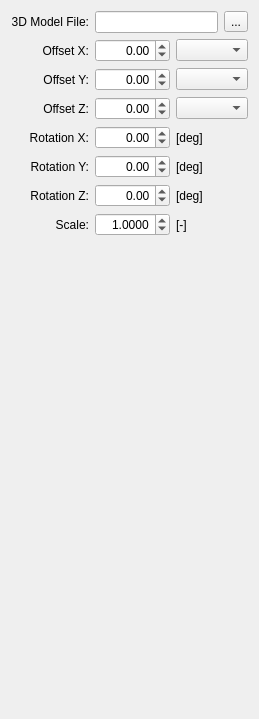
          <widget class="QWidget" name="tabModel3D">
           <attribute name="title">
            <string>3D Model</string>
           </attribute>
           <layout class="QGridLayout" name="gridLayout_20">
            <item row="0" column="0">
             <widget class="QLabel" name="labelModelFile">
              <property name="text">
               <string>3D Model File:</string>
              </property>
              <property name="alignment">
               <set>Qt::AlignRight|Qt::AlignTrailing|Qt::AlignVCenter</set>
              </property>
             </widget>
            </item>
            <item row="0" column="1" colspan="2">
             <layout class="QGridLayout" name="gridLayout_5">
              <item row="0" column="0">
               <widget class="QLineEdit" name="lineEditModelFile">
                <property name="readOnly">
                 <bool>true</bool>
                </property>
               </widget>
              </item>
              <item row="0" column="1">
               <widget class="QToolButton" name="toolButtonBrowse">
                <property name="toolTip">
                 <string>Browse...</string>
                </property>
                <property name="text">
                 <string>...</string>
                </property>
               </widget>
              </item>
             </layout>
            </item>
            <item row="1" column="0">
             <widget class="QLabel" name="label_OffsetX">
              <property name="text">
               <string>Offset X:</string>
              </property>
              <property name="alignment">
               <set>Qt::AlignRight|Qt::AlignTrailing|Qt::AlignVCenter</set>
              </property>
             </widget>
            </item>
            <item row="1" column="1">
             <widget class="QDoubleSpinBox" name="spinBox_OffsetX">
              <property name="alignment">
               <set>Qt::AlignRight|Qt::AlignTrailing|Qt::AlignVCenter</set>
              </property>
              <property name="minimum">
               <double>-9999.989999999999782</double>
              </property>
              <property name="maximum">
               <double>9999.989999999999782</double>
              </property>
             </widget>
            </item>
            <item row="1" column="2">
             <widget class="ComboUnitsLength" name="comboBox_OffsetX"/>
            </item>
            <item row="2" column="0">
             <widget class="QLabel" name="label_OffsetY">
              <property name="text">
               <string>Offset Y:</string>
              </property>
              <property name="alignment">
               <set>Qt::AlignRight|Qt::AlignTrailing|Qt::AlignVCenter</set>
              </property>
             </widget>
            </item>
            <item row="2" column="1">
             <widget class="QDoubleSpinBox" name="spinBox_OffsetY">
              <property name="alignment">
               <set>Qt::AlignRight|Qt::AlignTrailing|Qt::AlignVCenter</set>
              </property>
              <property name="minimum">
               <double>-9999.989999999999782</double>
              </property>
              <property name="maximum">
               <double>9999.989999999999782</double>
              </property>
             </widget>
            </item>
            <item row="2" column="2">
             <widget class="ComboUnitsLength" name="comboBox_OffsetY"/>
            </item>
            <item row="3" column="0">
             <widget class="QLabel" name="label_OffsetZ">
              <property name="text">
               <string>Offset Z:</string>
              </property>
              <property name="alignment">
               <set>Qt::AlignRight|Qt::AlignTrailing|Qt::AlignVCenter</set>
              </property>
             </widget>
            </item>
            <item row="3" column="1">
             <widget class="QDoubleSpinBox" name="spinBox_OffsetZ">
              <property name="alignment">
               <set>Qt::AlignRight|Qt::AlignTrailing|Qt::AlignVCenter</set>
              </property>
              <property name="minimum">
               <double>-9999.989999999999782</double>
              </property>
              <property name="maximum">
               <double>9999.989999999999782</double>
              </property>
             </widget>
            </item>
            <item row="3" column="2">
             <widget class="ComboUnitsLength" name="comboBox_OffsetZ"/>
            </item>
            <item row="4" column="0">
             <widget class="QLabel" name="label_RotationX">
              <property name="text">
               <string>Rotation X:</string>
              </property>
              <property name="alignment">
               <set>Qt::AlignRight|Qt::AlignTrailing|Qt::AlignVCenter</set>
              </property>
             </widget>
            </item>
            <item row="4" column="1">
             <widget class="QDoubleSpinBox" name="spinBox_RotationX">
              <property name="alignment">
               <set>Qt::AlignRight|Qt::AlignTrailing|Qt::AlignVCenter</set>
              </property>
              <property name="minimum">
               <double>-180.000000000000000</double>
              </property>
              <property name="maximum">
               <double>180.000000000000000</double>
              </property>
             </widget>
            </item>
            <item row="4" column="2">
             <widget class="QLabel" name="label_RotationXUnit">
              <property name="text">
               <string>[deg]</string>
              </property>
              <property name="alignment">
               <set>Qt::AlignLeading|Qt::AlignLeft|Qt::AlignVCenter</set>
              </property>
             </widget>
            </item>
            <item row="5" column="0">
             <widget class="QLabel" name="label_RotationY">
              <property name="text">
               <string>Rotation Y:</string>
              </property>
              <property name="alignment">
               <set>Qt::AlignRight|Qt::AlignTrailing|Qt::AlignVCenter</set>
              </property>
             </widget>
            </item>
            <item row="5" column="1">
             <widget class="QDoubleSpinBox" name="spinBox_RotationY">
              <property name="alignment">
               <set>Qt::AlignRight|Qt::AlignTrailing|Qt::AlignVCenter</set>
              </property>
              <property name="minimum">
               <double>-180.000000000000000</double>
              </property>
              <property name="maximum">
               <double>180.000000000000000</double>
              </property>
             </widget>
            </item>
            <item row="5" column="2">
             <widget class="QLabel" name="label_RotationYUnit">
              <property name="text">
               <string>[deg]</string>
              </property>
              <property name="alignment">
               <set>Qt::AlignLeading|Qt::AlignLeft|Qt::AlignVCenter</set>
              </property>
             </widget>
            </item>
            <item row="6" column="0">
             <widget class="QLabel" name="label_RotationZ">
              <property name="text">
               <string>Rotation Z:</string>
              </property>
              <property name="alignment">
               <set>Qt::AlignRight|Qt::AlignTrailing|Qt::AlignVCenter</set>
              </property>
             </widget>
            </item>
            <item row="6" column="1">
             <widget class="QDoubleSpinBox" name="spinBox_RotationZ">
              <property name="alignment">
               <set>Qt::AlignRight|Qt::AlignTrailing|Qt::AlignVCenter</set>
              </property>
              <property name="minimum">
               <double>-180.000000000000000</double>
              </property>
              <property name="maximum">
               <double>180.000000000000000</double>
              </property>
             </widget>
            </item>
            <item row="6" column="2">
             <widget class="QLabel" name="label_RotationZUnit">
              <property name="text">
               <string>[deg]</string>
              </property>
              <property name="alignment">
               <set>Qt::AlignLeading|Qt::AlignLeft|Qt::AlignVCenter</set>
              </property>
             </widget>
            </item>
            <item row="7" column="0">
             <widget class="QLabel" name="label_Scale">
              <property name="text">
               <string>Scale:</string>
              </property>
              <property name="alignment">
               <set>Qt::AlignRight|Qt::AlignTrailing|Qt::AlignVCenter</set>
              </property>
             </widget>
            </item>
            <item row="7" column="1">
             <widget class="QDoubleSpinBox" name="spinBox_Scale">
              <property name="alignment">
               <set>Qt::AlignRight|Qt::AlignTrailing|Qt::AlignVCenter</set>
              </property>
              <property name="decimals">
               <number>4</number>
              </property>
              <property name="minimum">
               <double>0.000000000000000</double>
              </property>
              <property name="maximum">
               <double>99.999899999999997</double>
              </property>
              <property name="value">
               <double>1.000000000000000</double>
              </property>
             </widget>
            </item>
            <item row="7" column="2">
             <widget class="QLabel" name="label_ScaleUnit">
              <property name="text">
               <string>[-]</string>
              </property>
              <property name="alignment">
               <set>Qt::AlignLeading|Qt::AlignLeft|Qt::AlignVCenter</set>
              </property>
             </widget>
            </item>
            <item row="8" column="1">
             <spacer name="verticalSpacer_4">
              <property name="orientation">
               <enum>Qt::Vertical</enum>
              </property>
              <property name="sizeHint" stdset="0">
               <size>
                <width>20</width>
                <height>472</height>
               </size>
              </property>
             </spacer>
            </item>
           </layout>
          </widget>
